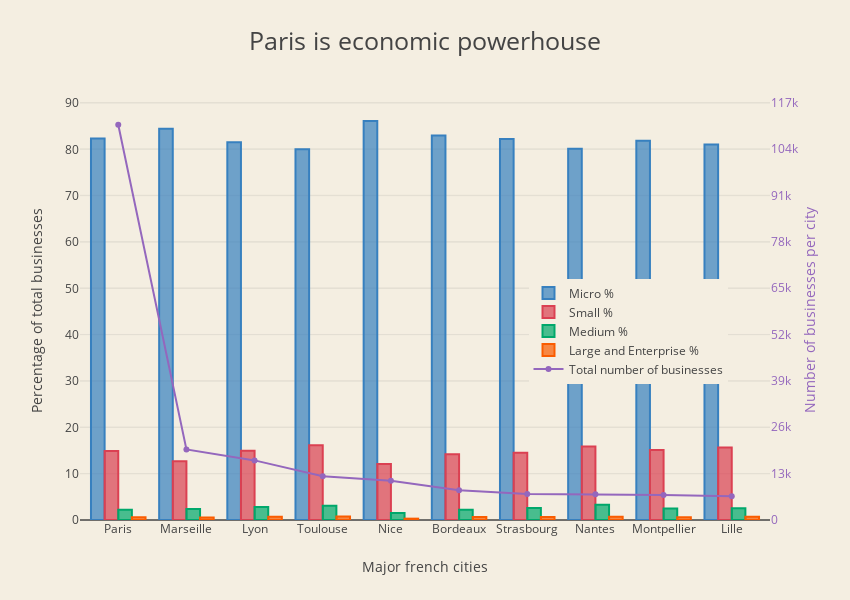

This figure's notebook cell:
### Code cell
trace1 = go.Bar(
    x = powerhouse["LIBGEO"].tolist(),
    y = powerhouse["Micro%"].tolist(),
    name='Micro %',
    marker=dict(
        color='rgba(55, 128, 191, 0.7)',
        line=dict(
            color='rgba(55, 128, 191, 1.0)',
            width=2,
        )
    )
)

trace2 = go.Bar(
    x = powerhouse["LIBGEO"].tolist(),
    y = powerhouse["Small%"].tolist(),
    name='Small %',
    marker=dict(
        color='rgba(219, 64, 82, 0.7)',
        line=dict(
            color='rgba(219, 64, 82, 1.0)',
            width=2,
        )
    )
)

trace3 = go.Bar(
    x = powerhouse["LIBGEO"].tolist(),
    y = powerhouse["Medium%"].tolist(),
    name='Medium %',
    marker=dict(
        color='rgba(0, 168, 107, 0.7)',
        line=dict(
            color='rgba(0, 168, 107, 1.0)',
            width=2,
        )
    )
)

trace4 = go.Bar(
    x = powerhouse["LIBGEO"].tolist(),
    y = powerhouse['Large_and_Enterprise%'].tolist(),
    name='Large and Enterprise %',
    marker=dict(
        color='rgba(250, 92, 0, 0.7)',
        line=dict(
            color='rgba(250, 92, 0, 1.0)',
            width=2,
        )
    )
)

trace5 = go.Scatter(
    x = powerhouse["LIBGEO"].tolist(),
    y = powerhouse['Sum'].tolist(),
    name='Total number of businesses',
    mode = 'lines+markers',
    yaxis='y2'
)

data = [trace1, trace2, trace3, trace4, trace5]

layout = go.Layout(
    title = 'Paris is economic powerhouse',
    titlefont=dict(size=25),
    width=850,
    height=600,
    paper_bgcolor='rgb(244, 238, 225)',
    plot_bgcolor='rgb(244, 238, 225)',
    yaxis = dict(
        title= 'Percentage of total businesses per city',
        anchor = 'x',
        rangemode='tozero'
    ),
    xaxis = dict(title= 'Major french cities'),
    yaxis2=dict(
        title='Number of businesses per city',
        titlefont=dict(
            color='rgb(148, 103, 189)'
        ),
        tickfont=dict(
            color='rgb(148, 103, 189)'
        ),
        overlaying='y',
        side='right',
        anchor = 'x',
        rangemode = 'tozero',
        dtick = 13000
    ),
    #legend=dict(x=-.1, y=1.2)
    legend=dict(x=0.65, y=0.45)
)

fig = go.Figure(data=data, layout=layout)
py.iplot(fig)

### Figure 1 — Plotly figure (JSON) as saved in the notebook; plotly's stock layout.template omitted (floating-point values rounded to 4 significant figures)
{"data": [{"marker": {"color": "rgba(55, 128, 191, 0.7)", "line": {"color": "rgba(55, 128, 191, 1.0)", "width": 2}}, "name": "Micro %", "type": "bar", "x": ["Paris", "Marseille", "Lyon", "Toulouse", "Nice", "Bordeaux", "Strasbourg", "Nantes", "Montpellier", "Lille"], "y": [82.33, 84.45, 81.53, 80.03, 86.12, 82.97, 82.23, 80.11, 81.86, 81.07]}, {"marker": {"color": "rgba(219, 64, 82, 0.7)", "line": {"color": "rgba(219, 64, 82, 1.0)", "width": 2}}, "name": "Small %", "type": "bar", "x": ["Paris", "Marseille", "Lyon", "Toulouse", "Nice", "Bordeaux", "Strasbourg", "Nantes", "Montpellier", "Lille"], "y": [14.87, 12.68, 14.96, 16.11, 12.08, 14.2, 14.54, 15.88, 15.09, 15.67]}, {"marker": {"color": "rgba(0, 168, 107, 0.7)", "line": {"color": "rgba(0, 168, 107, 1.0)", "width": 2}}, "name": "Medium %", "type": "bar", "x": ["Paris", "Marseille", "Lyon", "Toulouse", "Nice", "Bordeaux", "Strasbourg", "Nantes", "Montpellier", "Lille"], "y": [2.23, 2.357, 2.801, 3.097, 1.513, 2.201, 2.569, 3.29, 2.467, 2.546]}, {"marker": {"color": "rgba(250, 92, 0, 0.7)", "line": {"color": "rgba(250, 92, 0, 1.0)", "width": 2}}, "name": "Large and Enterprise %", "type": "bar", "x": ["Paris", "Marseille", "Lyon", "Toulouse", "Nice", "Bordeaux", "Strasbourg", "Nantes", "Montpellier", "Lille"], "y": [0.5741, 0.5158, 0.7122, 0.7599, 0.2917, 0.6253, 0.6595, 0.7218, 0.5846, 0.723]}, {"mode": "lines+markers", "name": "Total number of businesses", "type": "scatter", "x": ["Paris", "Marseille", "Lyon", "Toulouse", "Nice", "Bordeaux", "Strasbourg", "Nantes", "Montpellier", "Lille"], "y": [110782, 19775, 16709, 12239, 10969, 8316, 7278, 7204, 7013, 6639], "yaxis": "y2"}], "layout": {"height": 600, "legend": {"x": 0.65, "y": 0.45}, "paper_bgcolor": "rgb(244, 238, 225)", "plot_bgcolor": "rgb(244, 238, 225)", "title": "Paris is economic powerhouse", "titlefont": {"size": 25}, "width": 850, "xaxis": {"title": "Major french cities"}, "yaxis": {"anchor": "x", "rangemode": "tozero", "title": "Percentage of total businesses"}, "yaxis2": {"anchor": "x", "dtick": 13000, "overlaying": "y", "rangemode": "tozero", "side": "right", "tickfont": {"color": "rgb(148, 103, 189)"}, "title": "Number of businesses per city", "titlefont": {"color": "rgb(148, 103, 189)"}}}}
